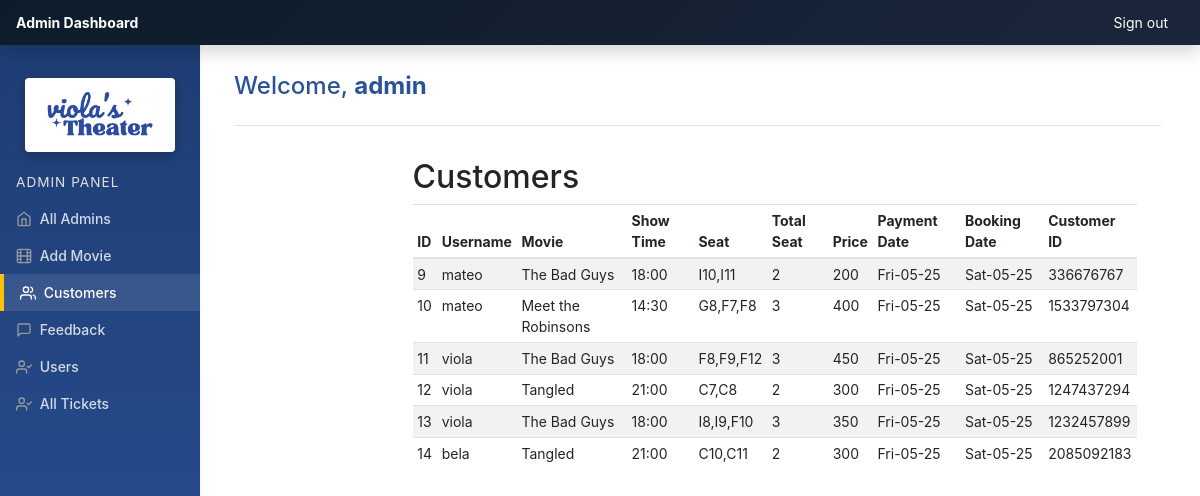
The page /admin/customers.php (signed in) on the database its author committed.
### tables this page shows
CREATE TABLE `customers` (
  `id` int(10) NOT NULL,
  `uid` int(10) NOT NULL,
  `movie` varchar(100) NOT NULL,
  `show_time` varchar(100) NOT NULL,
  `seat` varchar(100) NOT NULL,
  `totalseat` varchar(100) NOT NULL,
  `price` varchar(100) NOT NULL,
  `payment_date` varchar(100) NOT NULL,
  `booking_date` varchar(100) NOT NULL,
  `card_name` varchar(100) NOT NULL,
  `card_number` varchar(25) NOT NULL,
  `ex_date` varchar(100) NOT NULL,
  `cvv` int(5) NOT NULL,
  `custemer_id` int(15) NOT NULL
);

CREATE TABLE `user` (
  `id` int(25) NOT NULL,
  `username` varchar(100) NOT NULL,
  `email` varchar(100) NOT NULL,
  `mobile` int(10) NOT NULL,
  `city` varchar(25) NOT NULL,
  `pass` varchar(255) NOT NULL,
  `img` varchar(255) DEFAULT NULL,
  `created_at` datetime DEFAULT current_timestamp()
);

### admin/customers.php (the view, shortened to what this page needs)
<?php
include_once 'Database.php';
?>
<!doctype html>
<html lang="en">
  <head>
    <link rel="stylesheet" href="https://cdn.jsdelivr.net/npm/bootstrap@4.6.2/dist/css/bootstrap.min.css">
  </head>
  <body>
    <?php include_once("./templates/top.php"); ?>
    <?php include_once("./templates/navbar.php"); ?>
    <div class="container-fluid">
      <div class="row">
        <?php include "./templates/sidebar.php"; ?>
        <main role="main" class="col-md-10 ml-sm-auto col-lg-10 pt-3 px-4">
          <h2>Customers</h2>
          <div class="table-responsive">
            <table class="table table-striped table-sm">
              <thead>
                <tr>
                  <th>ID</th>
                  <th>Username</th>
                  <th>Movie</th>
                  <th>Show Time</th>
                  <th>Seat</th>
                  <th>Total Seat</th>
                  <th>Price</th>
                  <th>Payment Date</th>
                  <th>Booking Date</th>
                  <th>Customer ID</th>
                </tr>
              </thead>
              <tbody>
                <?php
                $result = mysqli_query($conn,"SELECT c.id, c.movie, c.booking_date, c.show_time, c.seat, c.totalseat, c.price, c.payment_date, c.custemer_id, u.username
                                            FROM customers c
                                            INNER JOIN user u ON c.uid = u.id");
                if (mysqli_num_rows($result) > 0) {
                  while ($row = mysqli_fetch_array($result)) {
                    echo "<tr>
                      <td>{$row['id']}</td>
                      <td>{$row['username']}</td>
                      <td>{$row['movie']}</td>
                      <td>{$row['show_time']}</td>
                      <td>{$row['seat']}</td>
                      <td>{$row['totalseat']}</td>
                      <td>{$row['price']}</td>
                      <td>{$row['payment_date']}</td>
                      <td>{$row['booking_date']}</td>
                      <td>{$row['custemer_id']}</td>
                    </tr>";
                  }
                }
                ?>
              </tbody>
            </table>
          </div>
        </main>
      </div>
    <?php include_once("./templates/footer.php"); ?>
  </body>
</html>

### admin/css/dashboard.css (style rules this page uses)
body { font-size: .875rem; }
[role="main"] { padding-top: 133px; }
@media (min-width: 768px) { [role="main"] { padding-top: 48px; } }

### rows shown on the page
customers: id "9", user.username "mateo", movie "The Bad Guys", show_time "18:00", seat "I10,I11", totalseat "2", price "200", payment_date "Fri-05-25", booking_date "Sat-05-25", custemer "336676767"
customers: id "10", user.username "mateo", movie "Meet the Robinsons", show_time "14:30", seat "G8,F7,F8", totalseat "3", price "400", payment_date "Fri-05-25", booking_date "Sat-05-25", custemer "1533797304"
customers: id "11", user.username "viola", movie "The Bad Guys", show_time "18:00", seat "F8,F9,F12", totalseat "3", price "450", payment_date "Fri-05-25", booking_date "Sat-05-25", custemer "865252001"
customers: id "12", user.username "viola", movie "Tangled", show_time "21:00", seat "C7,C8", totalseat "2", price "300", payment_date "Fri-05-25", booking_date "Sat-05-25", custemer "1247437294"
customers: id "13", user.username "viola", movie "The Bad Guys", show_time "18:00", seat "I8,I9,F10", totalseat "3", price "350", payment_date "Fri-05-25", booking_date "Sat-05-25", custemer "1232457899"
customers: id "14", user.username "bela", movie "Tangled", show_time "21:00", seat "C10,C11", totalseat "2", price "300", payment_date "Fri-05-25", booking_date "Sat-05-25", custemer "2085092183"

### other values the page prints
$_SESSION["admin"] "admin"
